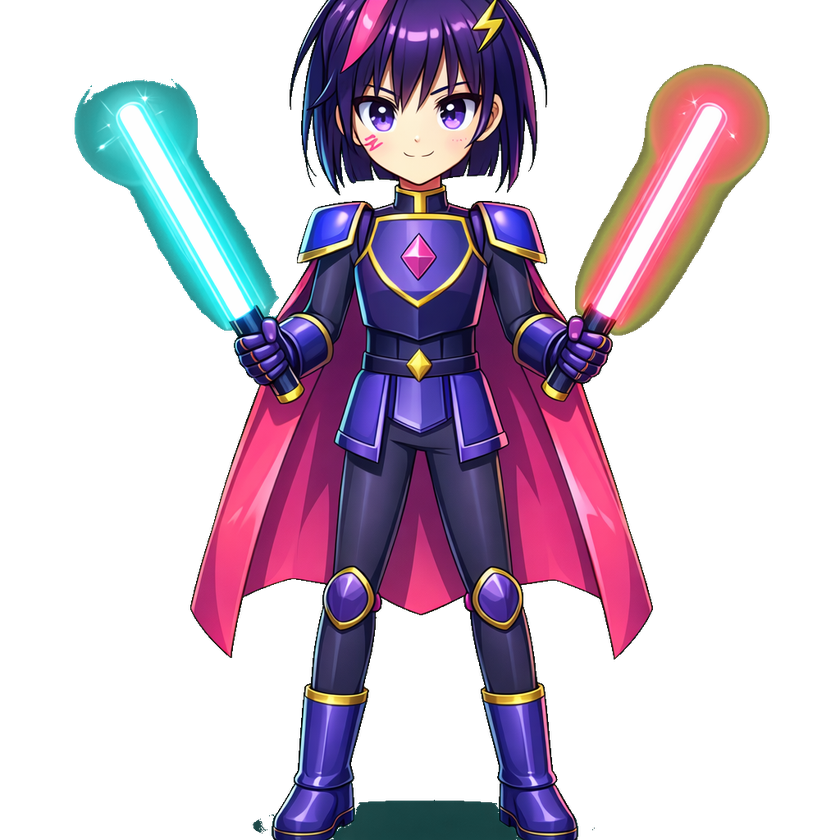
#> input picture design/art/pipeline/gloom-breaker-parts/source-headroom2.png, 840 x 840 px, shrunk from 1024 x 1024 before the run
$ python grid_overlay.py ../gloom-breaker-parts/source-headroom2.png ../gloom-breaker-parts/check.png 5
#> lines starting #> are read from the running program, lines starting #| are printed output that depends on the picture
"""Draw a labelled coordinate grid over an image, to trace part outlines.

Usage: python grid_overlay.py <in.png> <out.png> [step]
"""
import sys
from PIL import Image, ImageDraw, ImageFont

src, dst = sys.argv[1], sys.argv[2]
step = int(sys.argv[3]) if len(sys.argv) > 3 else 64
img = Image.open(src).convert("RGBA")
#> img is the input picture: PIL image 840x840 RGBA; mean R, G, B, A 46, 32.6, 47.3, 96.3
bg = Image.new("RGBA", img.size, (60, 60, 60, 255))
bg.alpha_composite(img)
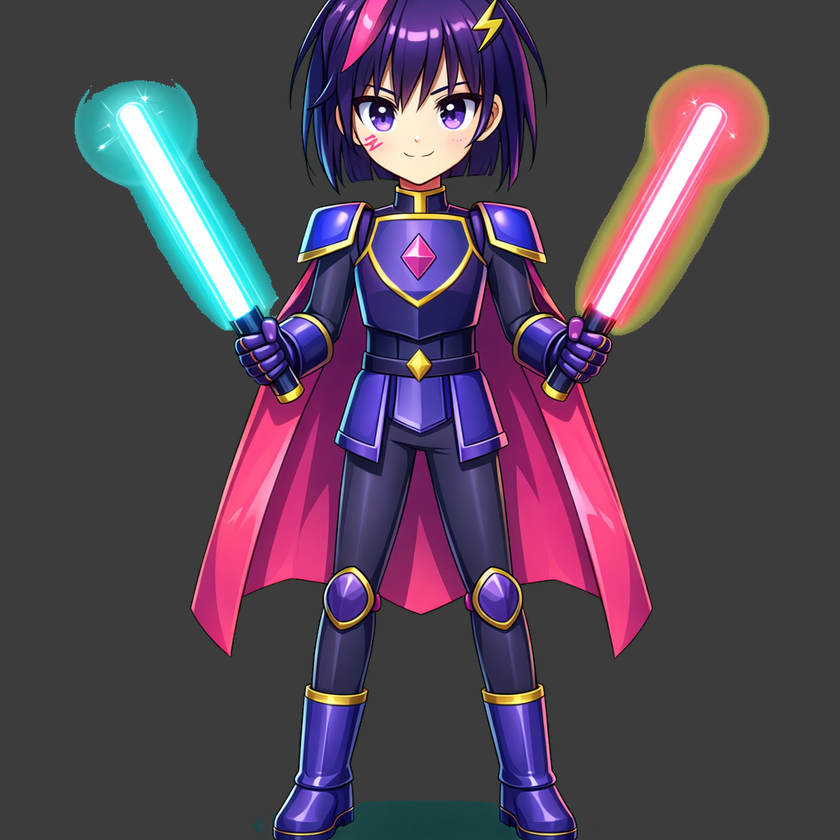
#> bg: PIL image 840x840 RGBA; mean R, G, B, A 82.8, 69.2, 83.9, 255
d = ImageDraw.Draw(bg)
font = ImageFont.load_default()
for x in range(0, img.width + 1, step):
    d.line([(x, 0), (x, img.height)], fill=(255, 0, 255, 255), width=1)
    d.text((x + 2, 2), str(x), fill=(255, 255, 255, 255), font=font)
for y in range(0, img.height + 1, step):
    d.line([(0, y), (img.width, y)], fill=(0, 255, 255, 255), width=1)
    d.text((2, y + 2), str(y), fill=(255, 255, 255, 255), font=font)
bg.convert("RGB").save(dst)
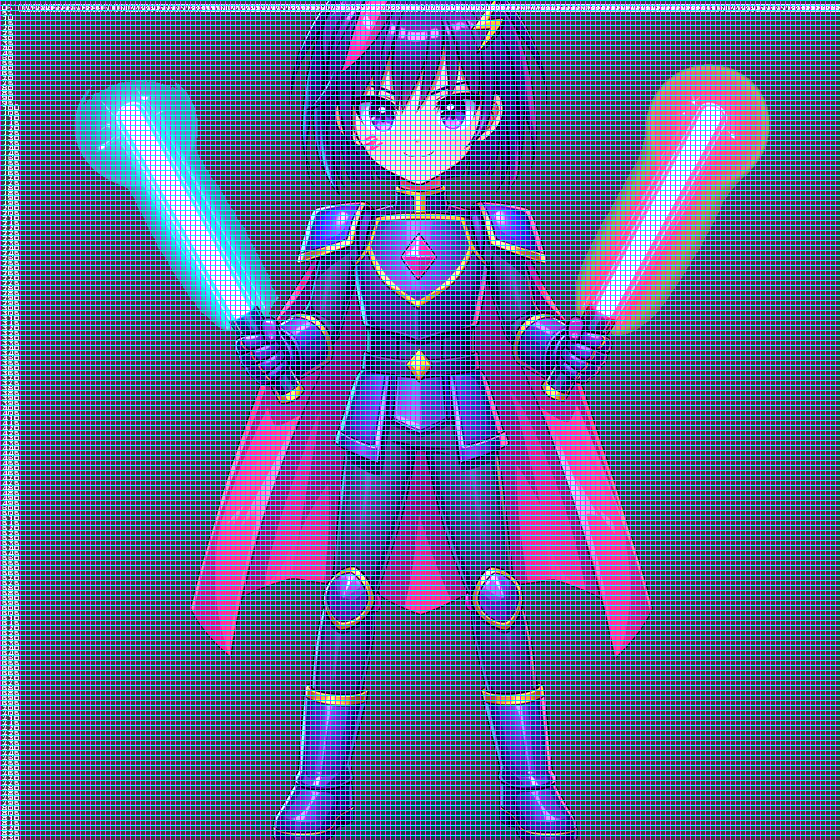
#> saved as check.png: PIL image 840x840 RGB; mean R, G, B 95.7, 97.6, 147.4
print("saved", dst)
